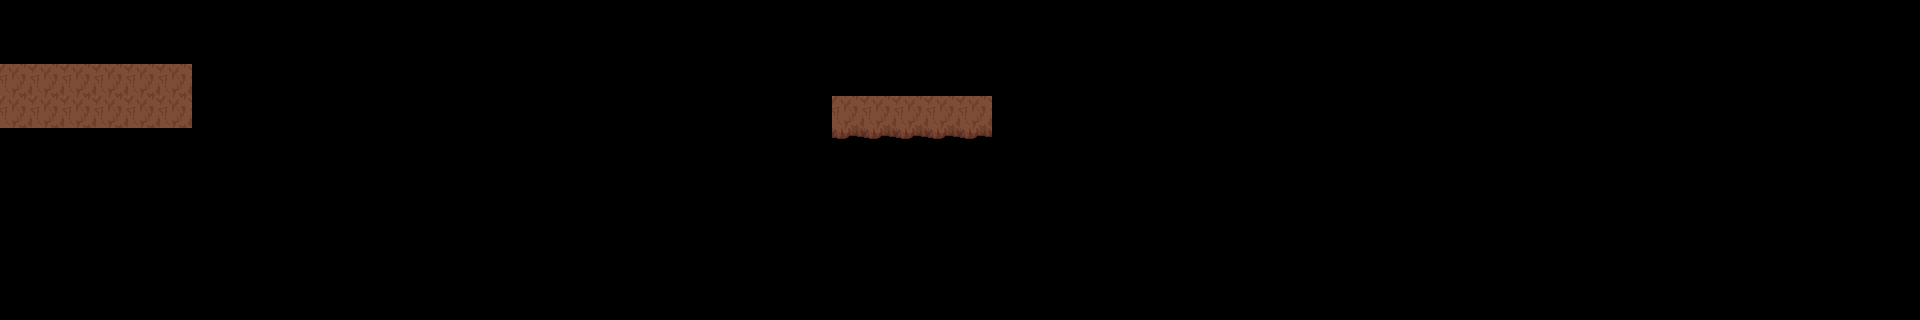

Rendered tile map (Tiled .tmx) drawn with the repository's tilesets; below, a short description and the full map source, tile grids included:
An orthogonal 60x10 tile map with 32x32 px tiles, 1 tile layer (Tile Layer 1) and 17 objects.

<map version="1.8" tiledversion="1.8.4" orientation="orthogonal" renderorder="right-down" width="60" height="10" tilewidth="32" tileheight="32" infinite="0" nextlayerid="5" nextobjectid="21">
 <tileset firstgid="1" source="terrain_atlas.tsx" />
 <layer id="1" name="Tile Layer 1" width="60" height="10">
  <data encoding="csv">
0,0,0,0,0,0,0,0,0,0,0,0,0,0,0,0,0,0,0,0,0,0,0,0,0,0,0,0,0,0,0,0,0,0,0,0,0,0,0,0,0,0,0,0,0,0,0,0,0,0,0,0,0,0,0,0,0,0,0,0,
0,0,0,0,0,0,0,0,0,0,0,0,0,0,0,0,0,0,0,0,0,0,0,0,0,0,0,0,0,0,0,0,0,0,0,0,0,0,0,0,0,0,0,0,0,0,0,0,0,0,0,0,0,0,0,0,0,0,0,0,
230,230,230,230,230,230,0,0,0,0,0,0,0,0,0,0,0,0,0,0,0,0,0,0,0,0,0,0,0,0,0,0,0,0,0,0,0,0,0,0,0,0,0,0,0,0,0,0,0,0,0,0,0,0,0,0,0,0,0,0,
230,230,230,230,230,230,0,0,0,0,0,0,0,0,0,0,0,0,0,0,0,0,0,0,0,0,230,230,230,230,230,0,0,0,0,0,0,0,0,0,0,0,0,0,0,0,0,0,0,0,0,0,0,0,0,0,0,0,0,0,
0,0,0,0,0,0,0,0,0,0,0,0,0,0,0,0,0,0,0,0,0,0,0,0,0,0,262,262,262,262,262,0,0,0,0,0,0,0,0,0,0,0,0,0,0,0,0,0,0,0,0,0,0,0,0,0,0,0,0,0,
0,0,0,0,0,0,0,0,0,0,0,0,0,0,0,0,0,0,0,0,0,0,0,0,0,0,0,0,0,0,0,0,0,0,0,0,0,0,0,0,0,0,0,0,0,0,0,0,0,0,0,0,0,0,0,0,0,0,0,0,
0,0,0,0,0,0,0,0,0,0,0,0,0,0,0,0,0,0,0,0,0,0,0,0,0,0,0,0,0,0,0,0,0,0,0,0,0,0,0,0,0,0,0,0,0,0,0,0,0,0,0,0,0,0,0,0,0,0,0,0,
0,0,0,0,0,0,0,0,0,0,0,0,0,0,0,0,0,0,0,0,0,0,0,0,0,0,0,0,0,0,0,0,0,0,0,0,0,0,0,0,0,0,0,0,0,0,0,0,0,0,0,0,0,0,0,0,0,0,0,0,
0,0,0,0,0,0,0,0,0,0,0,0,0,0,0,0,0,0,0,0,0,0,0,0,0,0,0,0,0,0,0,0,0,0,0,0,0,0,0,0,0,0,0,0,0,0,0,0,0,0,0,0,0,0,0,0,0,0,0,0,
0,0,0,0,0,0,0,0,0,0,0,0,0,0,0,0,0,0,0,0,0,0,0,0,0,0,0,0,0,0,0,0,0,0,0,0,0,0,0,0,0,0,0,0,0,0,0,0,0,0,0,0,0,0,0,0,0,0,0,0
</data>
 </layer>
 <objectgroup id="2" name="WALL">
  <object id="1" x="0" y="64" width="192" height="64" />
  <object id="2" x="0" y="0" height="320" />
  <object id="3" x="0" y="0" width="1920" />
  <object id="4" x="1920" y="0" height="320" />
  <object id="20" x="832.333" y="96.6667" width="158.667" height="40" />
 </objectgroup>
 <objectgroup id="3" name="SPAWNS">
  <object id="6" x="64" y="32" width="63" height="32">
   <properties>
    <property name="PLAYER" type="int" value="1" />
   </properties>
  </object>
  <object id="13" x="896" y="32" width="32" height="32">
   <properties>
    <property name="ITEM" type="int" value="1" />
   </properties>
  </object>
  <object id="18" x="896" y="224" width="32" height="32">
   <properties>
    <property name="GRAVITY_SCALE" type="float" value="0" />
    <property name="ITEM" type="int" value="1" />
   </properties>
  </object>
  <object id="7" x="192" y="64" width="128" height="32">
   <properties>
    <property name="PID" type="int" value="0" />
    <property name="POINT" type="int" value="1" />
   </properties>
  </object>
  <object id="8" x="0" y="288" width="128" height="32">
   <properties>
    <property name="PID" type="int" value="0" />
    <property name="POINT" type="int" value="2" />
   </properties>
  </object>
  <object id="9" x="32" y="224" width="32" height="32">
   <properties>
    <property name="GRAVITY_SCALE" type="float" value="0" />
    <property name="ITEM" type="int" value="1" />
   </properties>
  </object>
  <object id="10" x="192" y="288" width="128" height="32">
   <properties>
    <property name="PID" type="int" value="0" />
    <property name="POINT" type="int" value="2" />
   </properties>
  </object>
  <object id="11" x="704" y="96" width="128" height="32">
   <properties>
    <property name="PID" type="int" value="0" />
    <property name="POINT" type="int" value="3" />
   </properties>
  </object>
  <object id="14" x="192" y="64" width="128" height="32">
   <properties>
    <property name="AI" value="YX" />
    <property name="PID" type="int" value="0" />
    <property name="PLATFORM" type="bool" value="false" />
    <property name="SPEED" type="float" value="1" />
   </properties>
  </object>
  <object id="15" x="992" y="96" width="64" height="32">
   <properties>
    <property name="AI" value="DIRECT" />
    <property name="PID" type="int" value="1" />
    <property name="PLATFORM" type="bool" value="false" />
    <property name="SPEED" type="float" value="1" />
   </properties>
  </object>
  <object id="16" x="992" y="288" width="64" height="32">
   <properties>
    <property name="PID" type="int" value="1" />
    <property name="POINT" type="int" value="1" />
   </properties>
  </object>
  <object id="17" x="992" y="96" width="64" height="32">
   <properties>
    <property name="PID" type="int" value="1" />
    <property name="POINT" type="int" value="2" />
   </properties>
  </object>
 </objectgroup>
</map>
